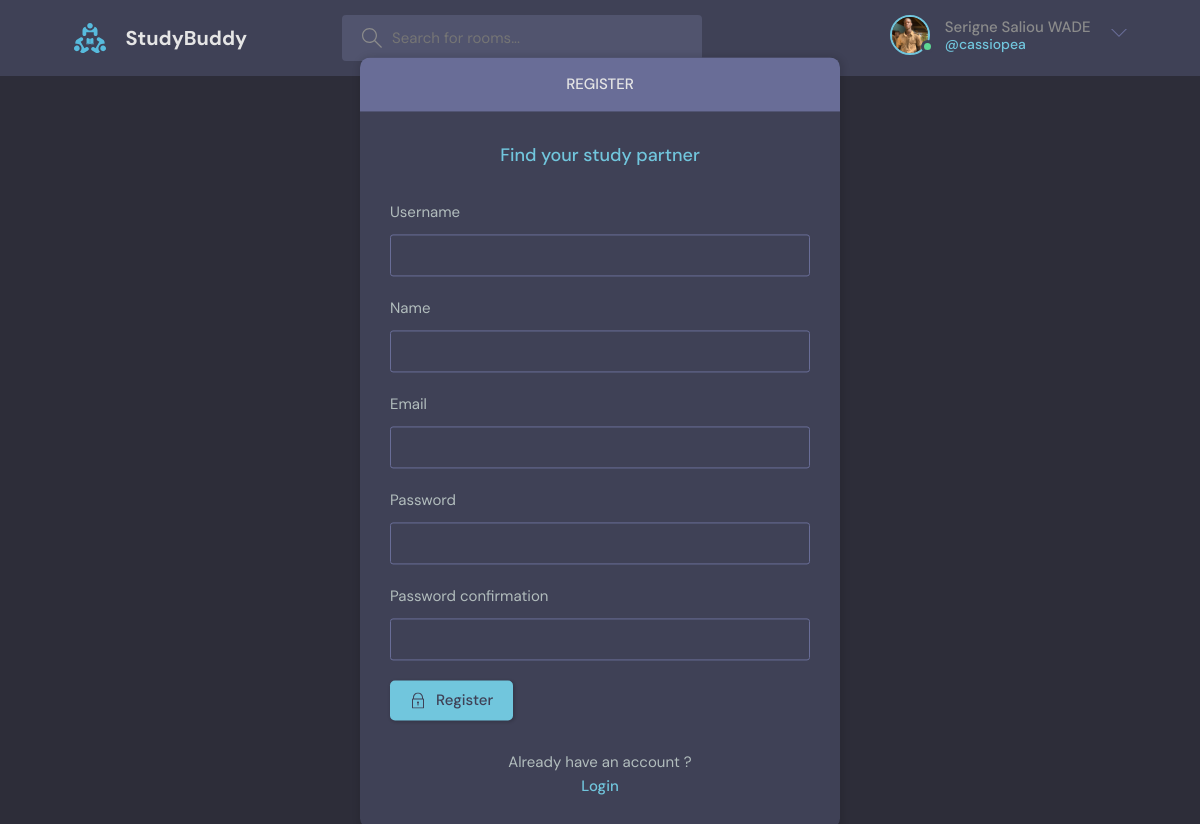
Page /register/ (signed in) on the committed database.
### base/models.py (models this page shows)
class User ( AbstractUser ) :
    name = models.CharField ( max_length = 200 , null = True, blank = True )
    email = models.EmailField ( unique = True , null = True , blank = False )
    bio = models.TextField ( blank = True , null = True )
    avatar = models.ImageField ( null = True , blank = True , default = "avatar.svg" )
    USERNAME_FIELD = "email"
    REQUIRED_FIELDS = [ ]

### base/views.py (the view, shortened to what this page needs)
def userRegister ( request ) :
    page = "register"
    user_form = MyUserCreationForm () ;
    print ( user_form )
    context = { "page" : page , "user_form" : user_form }
    return render ( request , 'base/login_register.html' , context  )

### base/forms.py
class MyUserCreationForm ( UserCreationForm ) :
    class Meta :
        model = User
        fields = [ "username" ,  "name" , "email" , "password1" , "password2" ]
        exclude = [ "usable_password" ]

### base/templates/base/login_register.html (shortened to what this page needs)
{% extends 'main.html' %}
{% block body %}
<main class="auth layout">
  <div class="container">
    <div class="layout__box">
      {% if page == "login" %}
      <div class="layout__boxHeader">
        <div class="layout__boxTitle">
          <h3>Login</h3>
        </div>
      </div>
      <div class="layout__body">
        <h2 class="auth__tagline">Find your study partner</h2>
        <form class="form" method="POST">
          {% csrf_token %}
          <div class="form__group form__group">
            <label for="email">Email</label>
            <input id="email" name="email" type="text" placeholder="e.g. lamine28" />
          </div>
          <div class="form__group">
            <label for="password">Password</label>
            <input
              id="password"
              name="password"
              type="password"
              autocomplete = false
              placeholder="&bull;&bull;&bull;&bull;&bull;&bull;&bull;&bull;"
            />
          </div>
          <button class="btn btn--main" type="submit">
            <svg
              version="1.1"
              xmlns="http://www.w3.org/2000/svg"
              width="32"
              height="32"
              viewBox="0 0 32 32"
            >
              <title>Login</title>
              <path
                d="M27 12h-1v-2c0-5.514-4.486-10-10-10s-10 4.486-10 10v2h-1c-0.553 0-1 0.447-1 1v18c0 0.553 0.447 1 1 1h22c0.553 0 1-0.447 1-1v-18c0-0.553-0.447-1-1-1zM8 10c0-4.411 3.589-8 8-8s8 3.589 8 8v2h-16v-2zM26 30h-20v-16h20v16z"
              ></path>
              <path
                d="M15 21.694v4.306h2v-4.306c0.587-0.348 1-0.961 1-1.694 0-1.105-0.895-2-2-2s-2 0.895-2 2c0 0.732 0.413 1.345 1 1.694z"
              ></path>
            </svg>
            Login
          </button>
        </form>
        <div class="auth__action">
          <p>Haven't signed up yet?</p>
          <a href="{% url 'register' %}" class="btn btn--link">Sign Up</a>
        </div>
        {% else %}
          <div class="layout__boxHeader">
            <div class="layout__boxTitle">
              <h3>Register</h3>
            </div>
          </div>
          <div class="layout__body">
            <h2 class="auth__tagline">Find your study partner</h2>
            <form class="form" method="POST">
            {% for field in user_form %}
              <div class="form__group form__group">
                <label for="room_name">{{ field.label }}</label>
                {{ field }}
              </div>
            {% endfor %}
            <button class="btn btn--main" type="submit">
              Register
            </button>
          </form>
          <div class="auth__action">
            <p>Already have an account ?</p>
            <a href="{% url 'login' %}" class="btn btn--link">Login</a>
          </div>
        {% endif %}
      </div>
    </div>
  </div>
</main>
{% endblock body %}

### templates/navbar.html (shortened to what this page needs)
{% load static %}
<header class="header header--loggedIn">
    <div class="container">
    <a href="{% url 'home' %}" class="header__logo">
        <img src="{% static 'images/logo.svg' %}" />
        <h1>StudyBuddy</h1>
    </a>
    <form class="header__search" method="GET" action="{% url 'home' %}">
        <label>
        <input
            type="text"
            name="query"
            placeholder="Search for rooms..."
        />
        </label>
    </form>
    <nav class="header__menu">
        {% if request.user.is_authenticated %}
            <div class="header__user">
                <a href="{% url 'user_profile' request.user.id %}">
                    <div class="avatar avatar--medium active">
                        <img src="{{ request.user.avatar.url }}" />
                    </div>
                    <p> {{ request.user.name }} <span>@{{ request.user.username }}</span></p>
                </a>
                <button class="dropdown-button">
                    <svg version="1.1" xmlns="http://www.w3.org/2000/svg" width="32" height="32" viewBox="0 0 32 32">
                    <title>chevron-down</title>
                    <path d="M16 21l-13-13h-3l16 16 16-16h-3l-13 13z"></path>
                    </svg>
                </button>
            </div>
        {% else %}
            <a href="{% url 'login' %}">
                <img src="{% static 'images/avatar.svg' %}" />
                <p>Login</p>
            </a>
        {% endif %}
    </nav>
    </div>
</header>

### rows in the picture
User: user.avatar (picture), user.name "Serigne Saliou WADE", user.username "cassiopea"

### other values in the picture
{{ field.label }} "Username" "Name" "Email" "Password" "Password confirmation"
